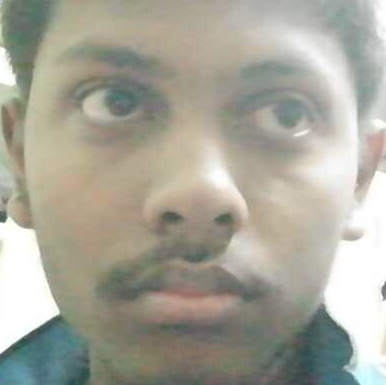
#> input picture MicrosoftAPI/dataset/user03/User.03.1.jpg, 386 x 385 px, given in place of user03, which was not available
$ python trainer.py   (Python 2 division)
#> lines starting #> are read from the running program, lines starting #| are printed output that depends on the picture
import os
import cv2
import numpy as np
from PIL import Image

recognizer=cv2.face.LBPHFaceRecognizer_create()
path='dataSet'

def getImageWithID(path):
#> called with path = 'dataSet'
	imagePaths=[os.path.join(path,f) for f in os.listdir(path)]
	print imagePaths
	faces=[]
	IDs=[]
	for imagePath in imagePaths:
		faceImg=Image.open(imagePath).convert('L');
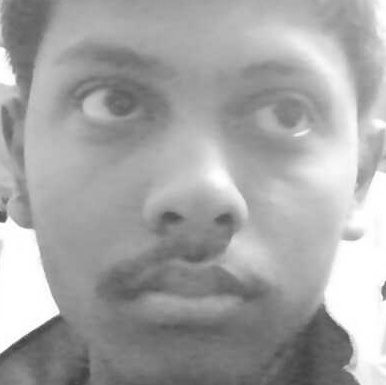
#> faceImg: PIL image 386x385 L; min 62, max 255, mean 164.8
		faceNp=np.array(faceImg,'uint8')
#> (the run stopped early here; a loop or call above may not have finished)

$ run again, on MicrosoftAPI/dataset/user10/User.10.10.jpg
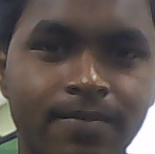
#> input picture MicrosoftAPI/dataset/user10/User.10.10.jpg, 155 x 154 px, given in place of user03, which was not available
#> in getImageWithID, `faceImg=Image.open(imagePath).convert('L');`:
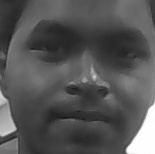
#> faceImg: PIL image 155x154 L; min 22, max 255, mean 85.4

$ run again, on MicrosoftAPI/dataset/user10/User.10.11.jpg
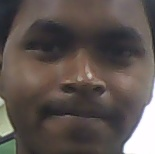
#> input picture MicrosoftAPI/dataset/user10/User.10.11.jpg, 155 x 154 px, given in place of user03, which was not available
#> in getImageWithID, `faceImg=Image.open(imagePath).convert('L');`:
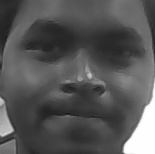
#> faceImg: PIL image 155x154 L; min 23, max 255, mean 86.3

$ run again, on MicrosoftAPI/dataset/user24/User.24.1.jpg
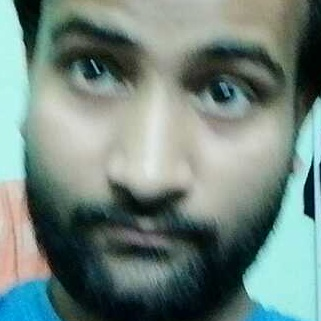
#> input picture MicrosoftAPI/dataset/user24/User.24.1.jpg, 321 x 321 px, given in place of user03, which was not available
#> in getImageWithID, `faceImg=Image.open(imagePath).convert('L');`:
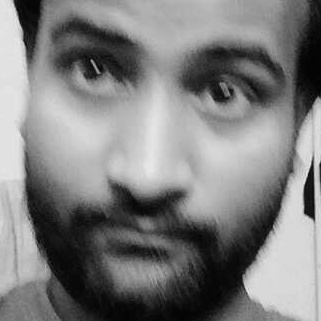
#> faceImg: PIL image 321x321 L; min 1, max 239, mean 126
